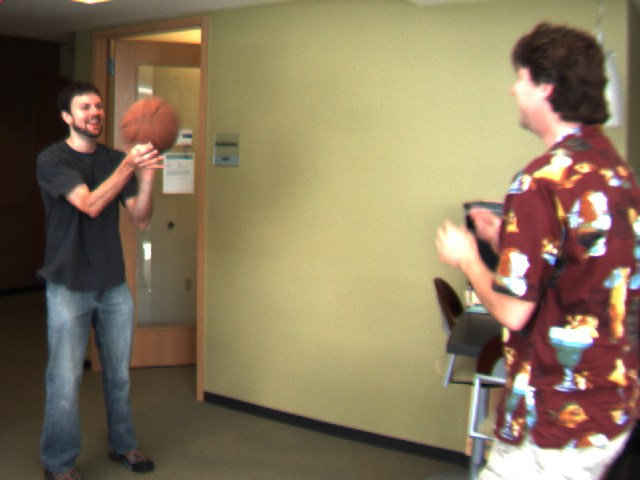
%> input picture frame10.png, 640 x 480 px
$ octave image_track.m   (GNU Octave 9; MATLAB toolbox functions it lacks are replaced by stand-ins)
%> lines starting %> are read from the running program, lines starting %| are printed output that depends on the picture
I1=imread('frame10.png');
%> I1 is the input picture: size 480x640x3 uint8; mean R, G, B 134.9, 119.3, 91.8
I2=imread('frame11.png');
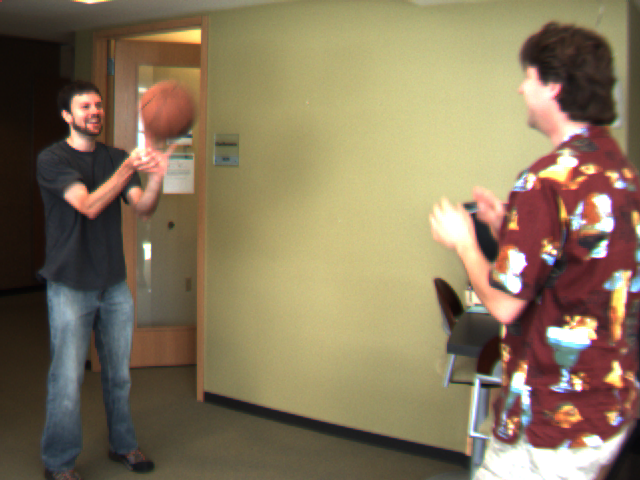
%> input picture frame11.png, 640 x 480 px
%> I2 is the input picture: size 480x640x3 uint8; mean R, G, B 134.6, 118.8, 91.6
I3 = im2double(rgb2gray(imread('frame10.png')));
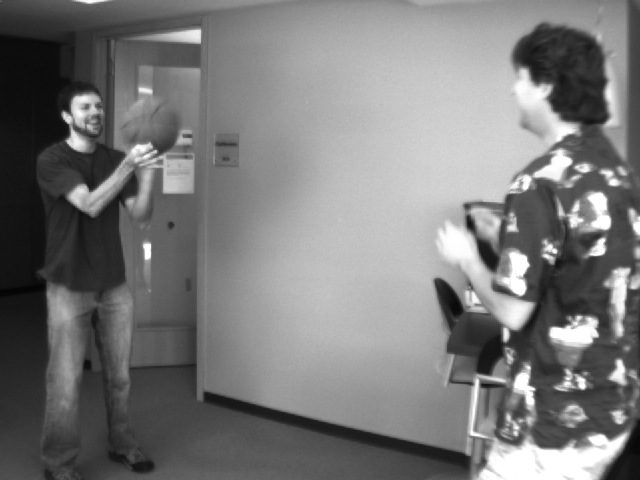
%> I3: size 480x640 double; min 0.0157, max 1, mean 0.474
I4 = im2double(rgb2gray(imread('frame11.png')));
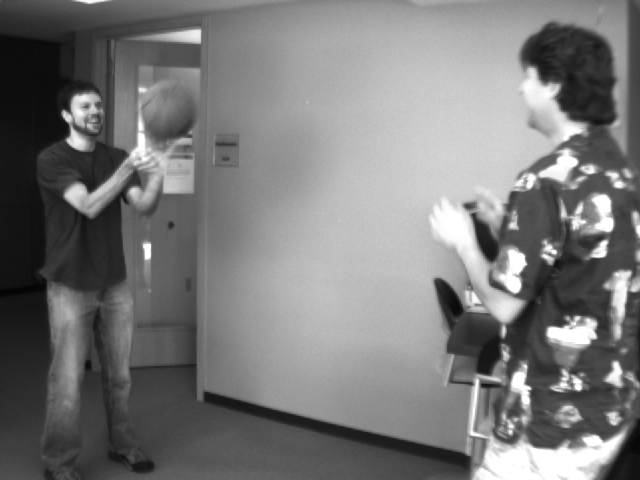
%> I4: size 480x640 double; min 0.0157, max 1, mean 0.472
px=[126 135 160 160];
py=[136 110 140 110];
px1=[];
py1=[];
%> (the run ends here)
